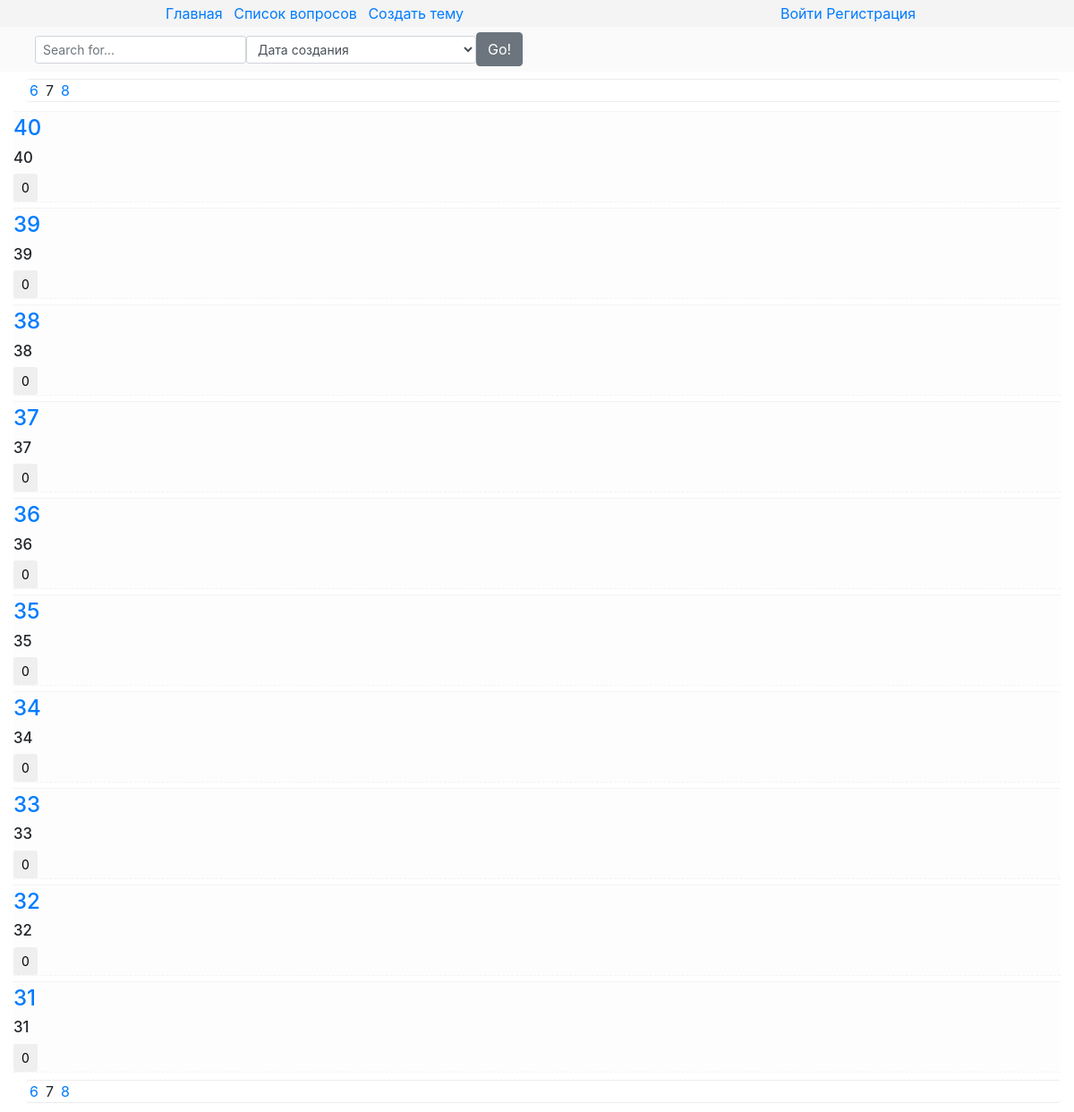
The app's page /list/7 with its own data.
### core/models.py (models this page shows, shortened)
class Topic(models.Model):
    title = models.CharField(max_length=40)
    description = models.TextField()
    author = models.ForeignKey(settings.AUTH_USER_MODEL, on_delete=PROTECT)
    pub_date = models.DateTimeField(auto_now_add=True)
    update_date = models.DateTimeField(auto_now=True)
    comments = GenericRelation(Comment, related_query_name="comments", content_type_field="model_type")
    likes = GenericRelation(Like,related_query_name="likes", content_type_field="model_type")
    class Meta:
        ordering = ("-pub_date","title")

### core/views.py (the view)
# urls.py: url(r"^list/(?P<page>\d+)",views.TopicsListView.as_view(), name="list")
class TopicsListView(ListView):
    model = Topic
    template_name = "core/list.html"
    paginate_by = 10    # Пагинация по 20 элементов на страницу.
    paginate_orphans = 3    # Минимум 3 элемента на последней странице.
    def dispatch(self, request, *args, **kwargs):
        self.form = IndexPageForm(request.GET)
        self.form.is_valid()
        return super(TopicsListView, self).dispatch(request, *args, **kwargs)
    def get_queryset(self):
        def search_by(queryset_input, search_field_input):
            if search_field_input:
                queryset_input = queryset_input.filter(Q(title__icontains=search_field_input) | Q(description__icontains=search_field_input))
            return queryset_input
        def sort_by(queryset_input, sort_field_input):
            if sort_field_input == "-pub_date":
                queryset_input = queryset_input.order_by("-pub_date")
            if sort_field_input == "pub_date":
                queryset_input = queryset_input.order_by("pub_date")
            elif sort_field_input == "comments_count":
                queryset_input = queryset_input.annotate(comments_count=models.Count("comments")).order_by("-comments_count")
            elif sort_field_input == "likes_count":
                queryset_input = queryset_input.annotate(likes_count=models.Count("likes")).order_by("-likes_count")
            return queryset_input
        self.queryset = super(TopicsListView, self).get_queryset()
        sort_field = self.form.cleaned_data.get("sort_field","-pub_date")
        search_field = self.form.cleaned_data.get("search_field",None)
        self.queryset = search_by(self.queryset, search_field)
        self.queryset = sort_by(self.queryset, sort_field)
        return self.queryset
    def get_context_data(self, **kwargs):
        context = super(TopicsListView, self).get_context_data(**kwargs)
        context["form"] = self.form
        return context

### core/forms.py
class IndexPageForm(forms.Form):
    search_field = forms.CharField(required=False)
    sort_field = forms.ChoiceField(choices=(("-pub_date", "Дата создания"), ("pub_date", "Дата создания, сначала старые"), ("likes_count", "Рейтинг"), ("comments_count", "Количество комментариев")),required=False)

### core/templates/core/list.html (shortened to what this page needs)
{% extends "core/patterns/parents/main.html" %}
{% load static %}
{% block extra_head %}
    <link href="{% static "core/list.css" %}" type="text/css" rel="stylesheet">
{% endblock %}
{% block header %}{% include "core/patterns/includes/header_with_field.html" %}{% endblock %}
{% block content %}
    {% include "core/patterns/includes/pagination_block.html" %}
    {% for object in object_list %}
        <div class="object">
            <h4><a href="{% url "core:detail" object.id %}" id="{{ object.id }}"><div class="topic"> {{ object.title }} </div></a></h4>
            <h5>{{ object.description }}</h5>
            {% include "core/patterns/includes/like_from/like_form_for_topic.html" %}
        </div>
    {% endfor %}
    {% include "core/patterns/includes/pagination_block.html" %}
{% endblock %}

### core/templates/core/patterns/includes/like_from/like_form.html (shortened to what this page needs)
<div class="like_form">
    <input type="submit" class="btn btn-sm btn-default" value="{% block number_of_likes %}{{ object.likes.count }}{% endblock %}">
</div>

### core/static/core/main.css (style rules this page uses)
.sort_field { width:10px; }
h5 { font-size: 1.05rem; }

### core/static/core/list.css (style rules this page uses)
.object { background-color: #fdfdfd; margin-top:6px; border-top:1px solid #f3f3f3; border-bottom:1px dashed #f3f3f3; padding-top: 4px; }

### records on screen
Topic: title "40", description "40", likes.count "0"
Topic: title "39", description "39", likes.count "0"
Topic: title "38", description "38", likes.count "0"
Topic: title "37", description "37", likes.count "0"
Topic: title "36", description "36", likes.count "0"
Topic: title "35", description "35", likes.count "0"
Topic: title "34", description "34", likes.count "0"
Topic: title "33", description "33", likes.count "0"
Topic: title "32", description "32", likes.count "0"
Topic: title "31", description "31", likes.count "0"

### other values on screen
{{ page_obj.previous_page_number }} "6 6"
{{ page_obj.number }} "7 7"
{{ page_obj.next_page_number }} "8 8"
